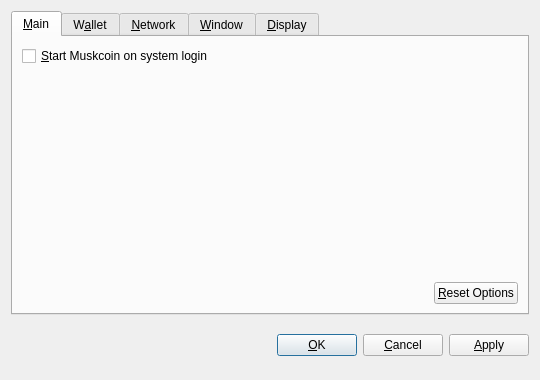
<?xml version="1.0" encoding="UTF-8"?>
<ui version="4.0">
 <class>OptionsDialog</class>
 <widget class="QDialog" name="OptionsDialog">
  <property name="geometry">
   <rect>
    <x>0</x>
    <y>0</y>
    <width>540</width>
    <height>380</height>
   </rect>
  </property>
  <property name="windowTitle">
   <string>Options</string>
  </property>
  <property name="modal">
   <bool>true</bool>
  </property>
  <layout class="QVBoxLayout" name="verticalLayout">
   <item>
    <widget class="QTabWidget" name="tabWidget">
     <property name="tabPosition">
      <enum>QTabWidget::North</enum>
     </property>
     <property name="currentIndex">
      <number>0</number>
     </property>
     <widget class="QWidget" name="tabMain">
      <attribute name="title">
       <string>&amp;Main</string>
      </attribute>
      <layout class="QVBoxLayout" name="verticalLayout_Main">
       <item>
        <widget class="QCheckBox" name="bitcoinAtStartup">
         <property name="toolTip">
          <string>Automatically start Muskcoin after logging in to the system.</string>
         </property>
         <property name="text">
          <string>&amp;Start Muskcoin on system login</string>
         </property>
        </widget>
       </item>
       <item>
        <spacer name="verticalSpacer_Main">
         <property name="orientation">
          <enum>Qt::Vertical</enum>
         </property>
         <property name="sizeHint" stdset="0">
          <size>
           <width>20</width>
           <height>40</height>
          </size>
         </property>
        </spacer>
       </item>
       <item>
        <layout class="QHBoxLayout" name="horizontalLayout_2_Main">
         <item>
          <spacer name="horizontalSpacer_2_Main">
           <property name="orientation">
            <enum>Qt::Horizontal</enum>
           </property>
           <property name="sizeHint" stdset="0">
            <size>
             <width>40</width>
             <height>20</height>
            </size>
           </property>
          </spacer>
         </item>
         <item>
          <widget class="QPushButton" name="resetButton">
           <property name="toolTip">
            <string>Reset all client options to default.</string>
           </property>
           <property name="text">
            <string>&amp;Reset Options</string>
           </property>
           <property name="autoDefault">
            <bool>false</bool>
           </property>
          </widget>
         </item>
        </layout>
       </item>
      </layout>
     </widget>
     <widget class="QWidget" name="tabWallet">
      <attribute name="title">
       <string>W&amp;allet</string>
      </attribute>
      <layout class="QVBoxLayout" name="verticalLayout_Network">
       <item>
        <widget class="QLabel" name="transactionFeeInfoLabel">
         <property name="text">
          <string>Optional transaction fee per kB that helps make sure your transactions are processed quickly. Most transactions are 1 kB.</string>
         </property>
         <property name="textFormat">
          <enum>Qt::PlainText</enum>
         </property>
         <property name="wordWrap">
          <bool>true</bool>
         </property>
        </widget>
       </item>
       <item>
        <layout class="QHBoxLayout" name="horizontalLayout_1_Main">
         <item>
          <widget class="QLabel" name="transactionFeeLabel">
           <property name="text">
            <string>Pay transaction &amp;fee</string>
           </property>
           <property name="textFormat">
            <enum>Qt::PlainText</enum>
           </property>
           <property name="buddy">
            <cstring>transactionFee</cstring>
           </property>
          </widget>
         </item>
         <item>
          <widget class="BitcoinAmountField" name="transactionFee"/>
         </item>
         <item>
          <spacer name="horizontalSpacer_1_Main">
           <property name="orientation">
            <enum>Qt::Horizontal</enum>
           </property>
           <property name="sizeHint" stdset="0">
            <size>
             <width>40</width>
             <height>20</height>
            </size>
           </property>
          </spacer>
         </item>
        </layout>
       </item>
       <item>
        <widget class="QLabel" name="label">
         <property name="text">
          <string>If you disable the spending of unconfirmed change, the change from a transaction cannot be used until that transaction has at least one confirmation. This also affects how your balance is computed.</string>
         </property>
         <property name="wordWrap">
          <bool>true</bool>
         </property>
        </widget>
       </item>
       <item>
        <widget class="QCheckBox" name="spendZeroConfChange">
         <property name="text">
          <string>Spend unconfirmed change  (experts only)</string>
         </property>
        </widget>
       </item>
       <item>
        <spacer name="verticalSpacer">
         <property name="orientation">
          <enum>Qt::Vertical</enum>
         </property>
         <property name="sizeHint" stdset="0">
          <size>
           <width>20</width>
           <height>40</height>
          </size>
         </property>
        </spacer>
       </item>
      </layout>
     </widget>
     <widget class="QWidget" name="tabNetwork">
      <attribute name="title">
       <string>&amp;Network</string>
      </attribute>
      <layout class="QVBoxLayout" name="verticalLayout_Network">
       <item>
        <widget class="QCheckBox" name="mapPortUpnp">
         <property name="toolTip">
          <string>Automatically open the Muskcoin client port on the router. This only works when your router supports UPnP and it is enabled.</string>
         </property>
         <property name="text">
          <string>Map port using &amp;UPnP</string>
         </property>
        </widget>
       </item>
       <item>
        <widget class="QCheckBox" name="connectSocks">
         <property name="toolTip">
          <string>Connect to the Muskcoin network through a SOCKS proxy (e.g. when connecting through Tor).</string>
         </property>
         <property name="text">
          <string>&amp;Connect through SOCKS proxy:</string>
         </property>
        </widget>
       </item>
       <item>
        <layout class="QHBoxLayout" name="horizontalLayout_Network">
         <item>
          <widget class="QLabel" name="proxyIpLabel">
           <property name="text">
            <string>Proxy &amp;IP:</string>
           </property>
           <property name="textFormat">
            <enum>Qt::PlainText</enum>
           </property>
           <property name="buddy">
            <cstring>proxyIp</cstring>
           </property>
          </widget>
         </item>
         <item>
          <widget class="QValidatedLineEdit" name="proxyIp">
           <property name="maximumSize">
            <size>
             <width>140</width>
             <height>16777215</height>
            </size>
           </property>
           <property name="toolTip">
            <string>IP address of the proxy (e.g. 127.0.0.1)</string>
           </property>
          </widget>
         </item>
         <item>
          <widget class="QLabel" name="proxyPortLabel">
           <property name="text">
            <string>&amp;Port:</string>
           </property>
           <property name="textFormat">
            <enum>Qt::PlainText</enum>
           </property>
           <property name="buddy">
            <cstring>proxyPort</cstring>
           </property>
          </widget>
         </item>
         <item>
          <widget class="QLineEdit" name="proxyPort">
           <property name="maximumSize">
            <size>
             <width>55</width>
             <height>16777215</height>
            </size>
           </property>
           <property name="toolTip">
            <string>Port of the proxy (e.g. 9050)</string>
           </property>
          </widget>
         </item>
         <item>
          <widget class="QLabel" name="socksVersionLabel">
           <property name="text">
            <string>SOCKS &amp;Version:</string>
           </property>
           <property name="textFormat">
            <enum>Qt::PlainText</enum>
           </property>
           <property name="buddy">
            <cstring>socksVersion</cstring>
           </property>
          </widget>
         </item>
         <item>
          <widget class="QValueComboBox" name="socksVersion">
           <property name="toolTip">
            <string>SOCKS version of the proxy (e.g. 5)</string>
           </property>
          </widget>
         </item>
         <item>
          <spacer name="horizontalSpacer_Network">
           <property name="orientation">
            <enum>Qt::Horizontal</enum>
           </property>
           <property name="sizeHint" stdset="0">
            <size>
             <width>40</width>
             <height>20</height>
            </size>
           </property>
          </spacer>
         </item>
        </layout>
       </item>
       <item>
        <spacer name="verticalSpacer_Network">
         <property name="orientation">
          <enum>Qt::Vertical</enum>
         </property>
         <property name="sizeHint" stdset="0">
          <size>
           <width>20</width>
           <height>40</height>
          </size>
         </property>
        </spacer>
       </item>
      </layout>
     </widget>
     <widget class="QWidget" name="tabWindow">
      <attribute name="title">
       <string>&amp;Window</string>
      </attribute>
      <layout class="QVBoxLayout" name="verticalLayout_Window">
       <item>
        <widget class="QCheckBox" name="minimizeToTray">
         <property name="toolTip">
          <string>Show only a tray icon after minimizing the window.</string>
         </property>
         <property name="text">
          <string>&amp;Minimize to the tray instead of the taskbar</string>
         </property>
        </widget>
       </item>
       <item>
        <widget class="QCheckBox" name="minimizeOnClose">
         <property name="toolTip">
          <string>Minimize instead of exit the application when the window is closed. When this option is enabled, the application will be closed only after selecting Quit in the menu.</string>
         </property>
         <property name="text">
          <string>M&amp;inimize on close</string>
         </property>
        </widget>
       </item>
       <item>
        <spacer name="verticalSpacer_Window">
         <property name="orientation">
          <enum>Qt::Vertical</enum>
         </property>
         <property name="sizeHint" stdset="0">
          <size>
           <width>20</width>
           <height>40</height>
          </size>
         </property>
        </spacer>
       </item>
      </layout>
     </widget>
     <widget class="QWidget" name="tabDisplay">
      <attribute name="title">
       <string>&amp;Display</string>
      </attribute>
      <layout class="QVBoxLayout" name="verticalLayout_Display">
       <item>
        <layout class="QHBoxLayout" name="horizontalLayout_1_Display">
         <item>
          <widget class="QLabel" name="langLabel">
           <property name="text">
            <string>User Interface &amp;language:</string>
           </property>
           <property name="textFormat">
            <enum>Qt::PlainText</enum>
           </property>
           <property name="buddy">
            <cstring>lang</cstring>
           </property>
          </widget>
         </item>
         <item>
          <widget class="QValueComboBox" name="lang">
           <property name="toolTip">
            <string>The user interface language can be set here. This setting will take effect after restarting Muskcoin.</string>
           </property>
          </widget>
         </item>
        </layout>
       </item>
       <item>
        <layout class="QHBoxLayout" name="horizontalLayout_2_Display">
         <item>
          <widget class="QLabel" name="unitLabel">
           <property name="text">
            <string>&amp;Unit to show amounts in:</string>
           </property>
           <property name="textFormat">
            <enum>Qt::PlainText</enum>
           </property>
           <property name="buddy">
            <cstring>unit</cstring>
           </property>
          </widget>
         </item>
         <item>
          <widget class="QValueComboBox" name="unit">
           <property name="toolTip">
            <string>Choose the default subdivision unit to show in the interface and when sending coins.</string>
           </property>
          </widget>
         </item>
        </layout>
       </item>
       <item>
        <widget class="QCheckBox" name="displayAddresses">
         <property name="toolTip">
          <string>Whether to show Muskcoin addresses in the transaction list or not.</string>
         </property>
         <property name="text">
          <string>&amp;Display addresses in transaction list</string>
         </property>
        </widget>
       </item>
       <item>
        <widget class="QCheckBox" name="coinControlFeatures">
         <property name="toolTip">
          <string>Whether to show coin control features or not.</string>
         </property>
         <property name="text">
          <string>Display coin &amp;control features (experts only!)</string>
         </property>
        </widget>
       </item>
       <item>
        <spacer name="verticalSpacer_Display">
         <property name="orientation">
          <enum>Qt::Vertical</enum>
         </property>
         <property name="sizeHint" stdset="0">
          <size>
           <width>20</width>
           <height>40</height>
          </size>
         </property>
        </spacer>
       </item>
      </layout>
     </widget>
    </widget>
   </item>
   <item>
    <layout class="QHBoxLayout" name="horizontalLayout_Buttons">
     <item>
      <spacer name="horizontalSpacer_1">
       <property name="orientation">
        <enum>Qt::Horizontal</enum>
       </property>
       <property name="sizeHint" stdset="0">
        <size>
         <width>40</width>
         <height>48</height>
        </size>
       </property>
      </spacer>
     </item>
     <item>
      <widget class="QLabel" name="statusLabel">
       <property name="font">
        <font>
         <weight>75</weight>
         <bold>true</bold>
        </font>
       </property>
       <property name="text">
        <string/>
       </property>
       <property name="textFormat">
        <enum>Qt::PlainText</enum>
       </property>
       <property name="wordWrap">
        <bool>true</bool>
       </property>
      </widget>
     </item>
     <item>
      <spacer name="horizontalSpacer_2">
       <property name="orientation">
        <enum>Qt::Horizontal</enum>
       </property>
       <property name="sizeHint" stdset="0">
        <size>
         <width>40</width>
         <height>48</height>
        </size>
       </property>
      </spacer>
     </item>
     <item>
      <widget class="QPushButton" name="okButton">
       <property name="text">
        <string>&amp;OK</string>
       </property>
      </widget>
     </item>
     <item>
      <widget class="QPushButton" name="cancelButton">
       <property name="text">
        <string>&amp;Cancel</string>
       </property>
       <property name="autoDefault">
        <bool>false</bool>
       </property>
      </widget>
     </item>
     <item>
      <widget class="QPushButton" name="applyButton">
       <property name="text">
        <string>&amp;Apply</string>
       </property>
       <property name="autoDefault">
        <bool>false</bool>
       </property>
      </widget>
     </item>
    </layout>
   </item>
  </layout>
 </widget>
 <customwidgets>
  <customwidget>
   <class>BitcoinAmountField</class>
   <extends>QSpinBox</extends>
   <header>bitcoinamountfield.h</header>
  </customwidget>
  <customwidget>
   <class>QValueComboBox</class>
   <extends>QComboBox</extends>
   <header>qvaluecombobox.h</header>
  </customwidget>
  <customwidget>
   <class>QValidatedLineEdit</class>
   <extends>QLineEdit</extends>
   <header>qvalidatedlineedit.h</header>
  </customwidget>
 </customwidgets>
 <resources/>
 <connections/>
</ui>
